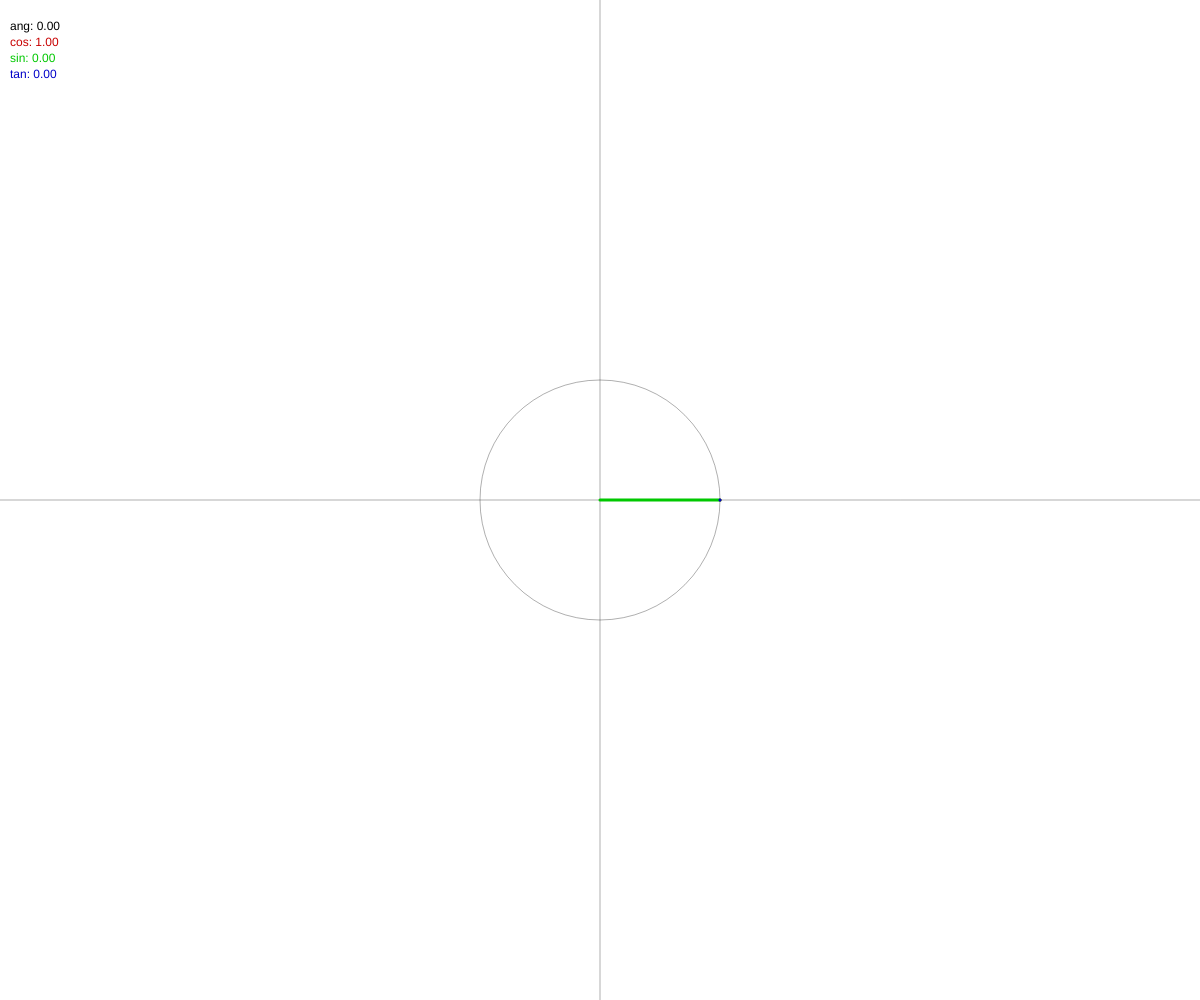
Frame 1 (no input)
Frame 60 (no input): identical to frame 1, image omitted
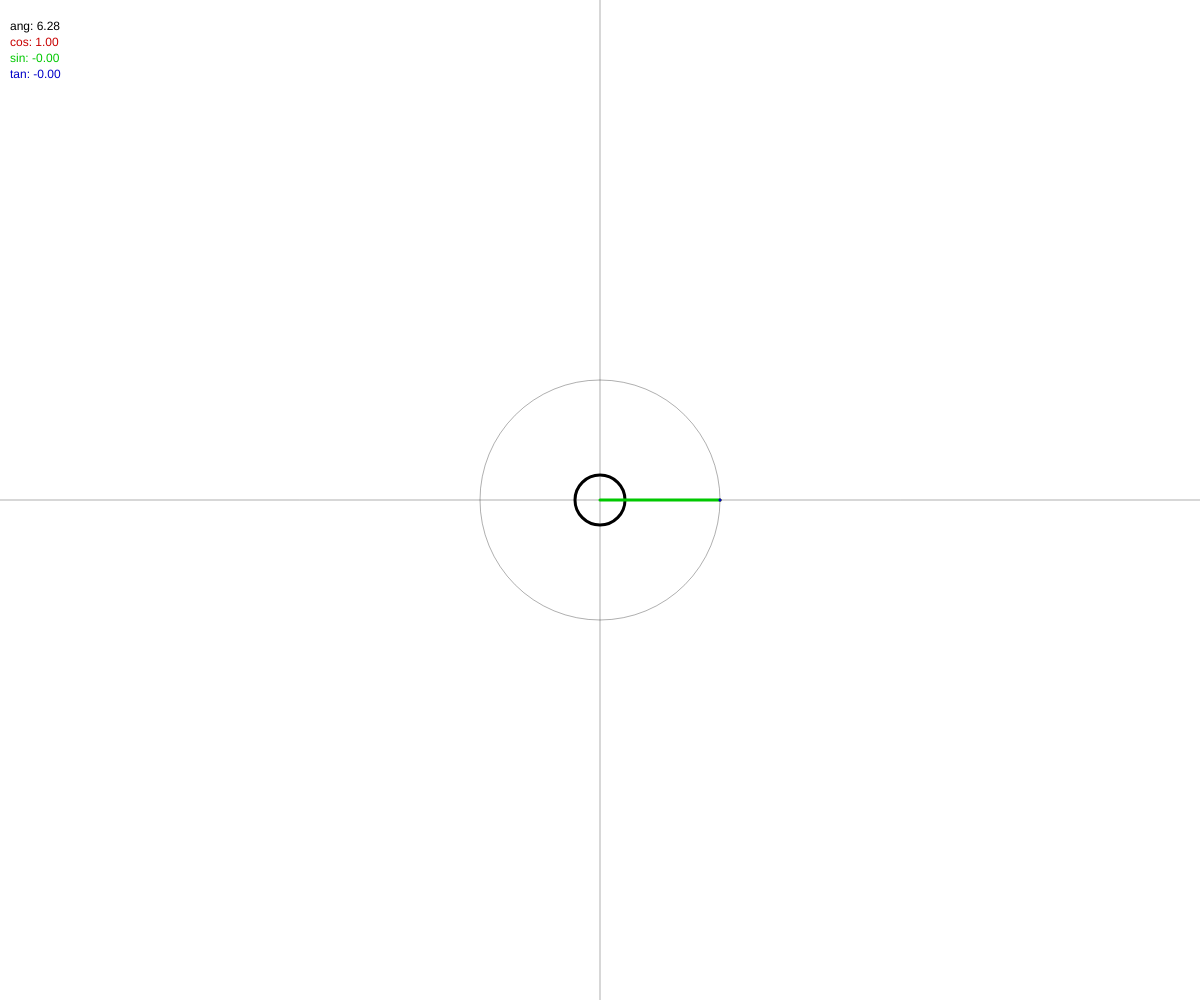
Frame 120 (the mouse pressed at the canvas centre since frame 60)

The p5.js sketch that drew these frames (run headless with seeded random() and noise() and a simulated clock; from frame 60 on, the mouse is pressed at the canvas centre):

// p5.js sketch
// ── sketch.js
function setup() {
	createCanvas(windowWidth, windowHeight)
}

function draw() {

	const raggio = 120
	const angolo = mouseX / width * TAU * 2
	const c = cos(angolo)
	const s = sin(angolo)
	const t = tan(angolo)
	const x = c * raggio
	const y = s * raggio

	background(255)

	// Valori numerici
	noStroke()
	fill(0)
	text("ang: " + angolo.toFixed(2), 10, 30 + 16 * 0)

	fill(200,0,0)
	text("cos: " +      c.toFixed(2), 10, 30 + 16 * 1)

	fill(0,200,0)
	text("sin: " +      s.toFixed(2), 10, 30 + 16 * 2)

	fill(0,0,200)
	text("tan: " +      t.toFixed(2), 10, 30 + 16 * 3)

	translate(width/2, height/2)

	noFill()

	// Assi
	strokeWeight(1)
	stroke(0, 80)
	line(-width/2, 0, width/2, 0)
	line(0, -height/2, 0, height/2)

	// Cerchio
	ellipse(0, 0, raggio * 2, raggio * 2)

	// Raggio
	line(0, 0, x, y)

	// Arco
	stroke(0)
	strokeWeight(3)
	arc(0, 0, 50, 50, 0, angolo)


	// Coseno
	stroke(200,0,0)
	line(x, 0, x, y)

	// Seno
	stroke(0,200,0)
	strokeWeight(3)
	line(0, y, x, y)

	// Tangente
	stroke(0,0,200)
	line(x, y, x + y * t, y - x * t)

}

function keyPressed() {

}
